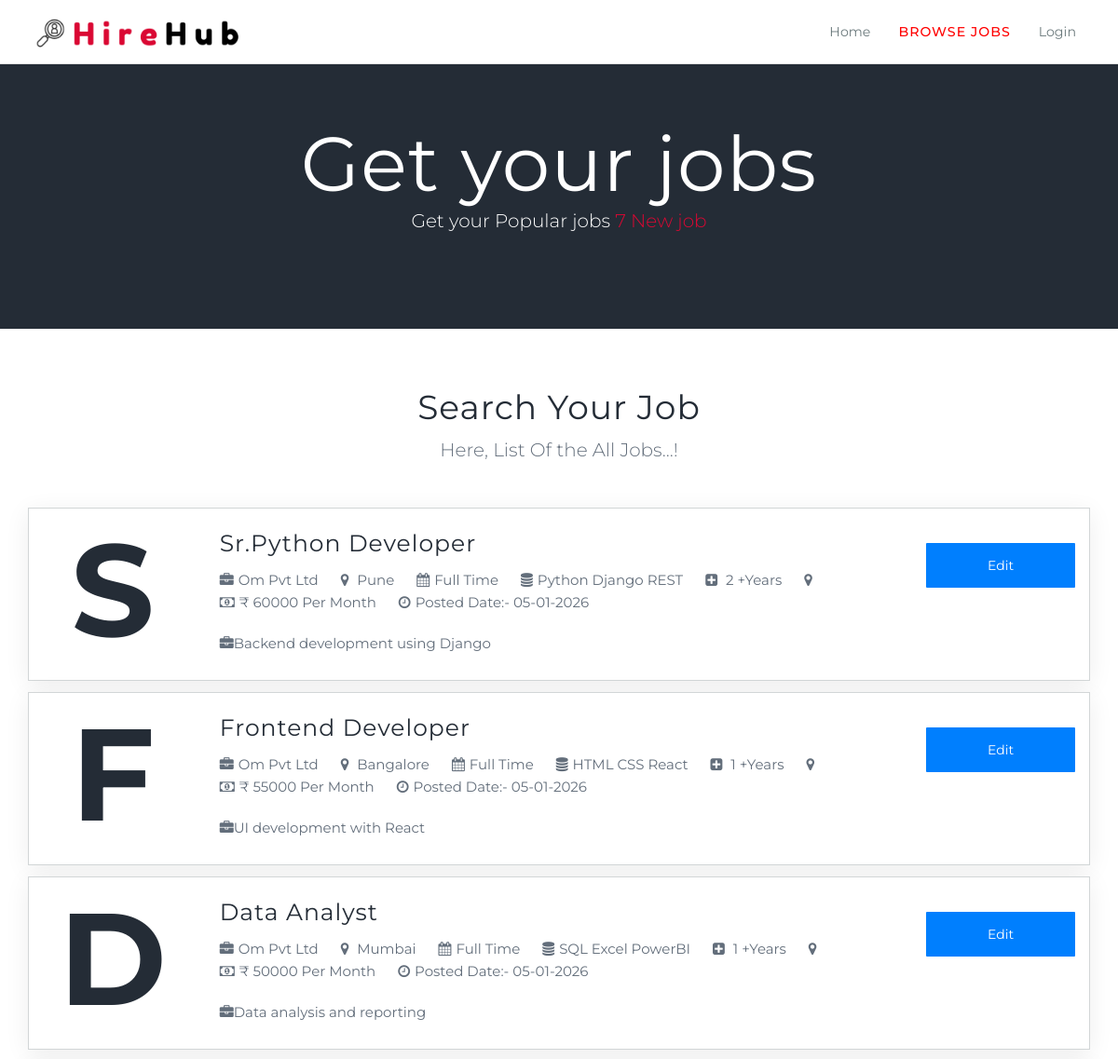
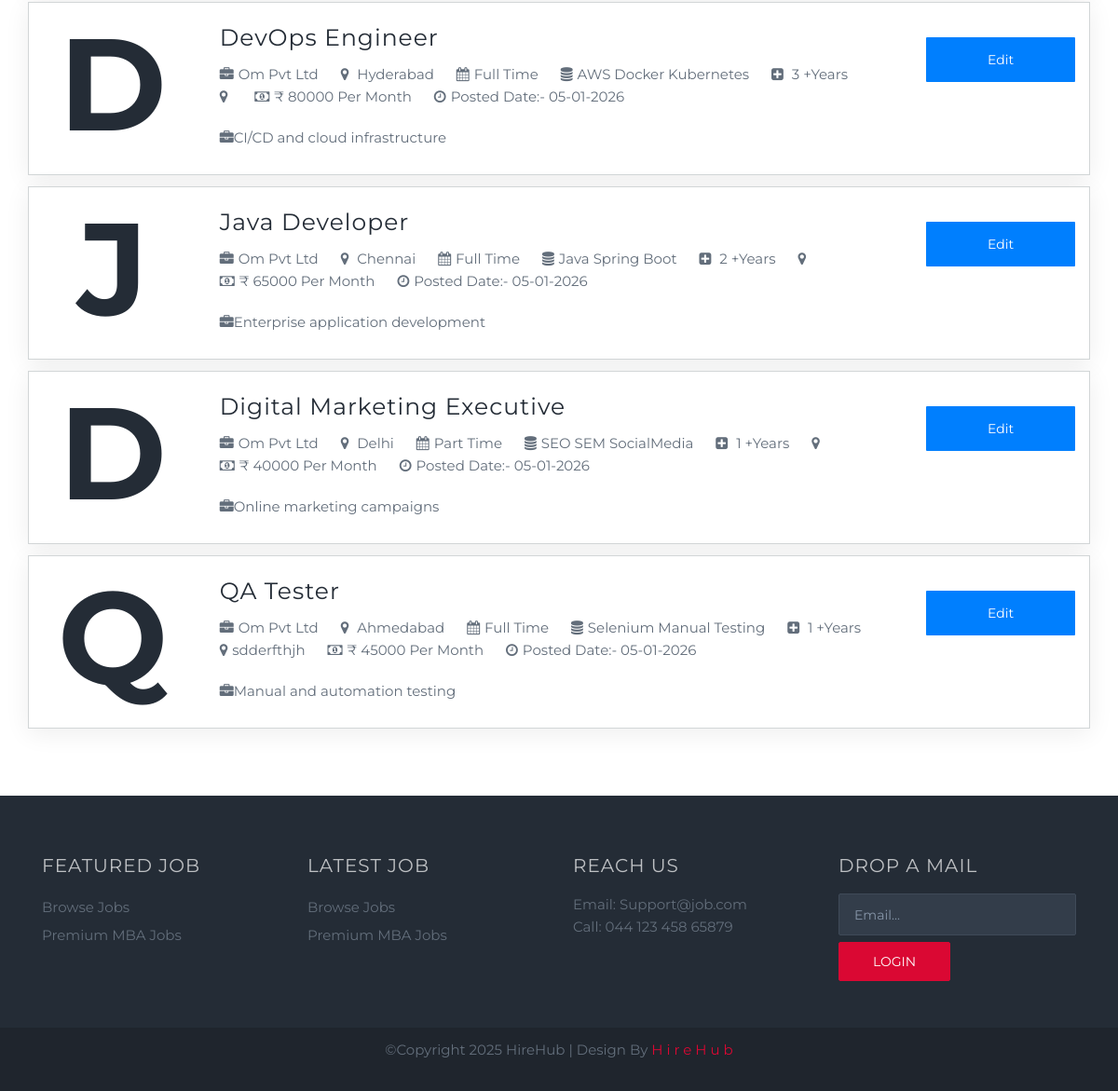
The app's page /show_job with its own data (2 pictures, top to bottom).
### hirehubapp/models.py (models this page shows, shortened)
class PostJob(models.Model):
    job_id = models.CharField(max_length=20,null=False)
    company_name = models.CharField(max_length=100, null=False)
    title = models.CharField(max_length=255)
    city = models.CharField(max_length=100)
    description = models.TextField(max_length=100)
    salary = models.IntegerField(null=False)
    jobtype = models.CharField(max_length=20)
    posted_at = models.DateTimeField(default=timezone.now)
    skills = models.CharField(max_length=100)
    experience = models.IntegerField(default=0)
    category = models.CharField(max_length=100)

### hirehubapp/views.py (the view)
# urls.py: path("show_job", views.show_job, name="show_job"),
def show_job(request):
    jobs = PostJob.objects.all()
    apply_jobs = Apply_Job.objects.all()
    total_jobs = jobs.count()
    applied_job_ids = []
    if 'email' in request.session:
        applied_job_ids = Apply_Job.objects.filter(email=request.session['email']).values_list('job_id', flat=True)
    return render(request, "show_job.html",{'jobs':jobs, 'applied_job_ids': applied_job_ids,'total_jobs': total_jobs,'apply_jobs':apply_jobs})

### hirehubapp/templates/show_job.html (shortened to what this page needs)
{% extends 'base.html' %}
{% block content %}
<section class="inner-banner" style="backend:#242c36 url(/static/img/download.jpg)no-repeat;">
	<div class="container">
		<div class="caption">
			<h2>Get your jobs</h2>
			<p>Get your Popular jobs <span>{{ total_jobs }} New job</span></p>
		</div>
	</div>
</section>
<section class="jobs">
	<div class="container">
		<div class="row heading">
			<h2>Search Your Job</h2>
			<p>Here, List Of the All Jobs...!</p>
		</div>
		<div class="companies">
			{% for jobs in jobs %}
			<div class="company-list">
				<div class="row">
					<div class="col-md-2 col-sm-2">
						<div class="company-logo"
							style="width: 150px; height: 150px; color: #242c36; font-weight: bold; text-align: center; line-height: 130px; border-radius: 50%; display: inline-block; font-size: 140px; margin-top: 10px;">
							{{ jobs.title|slice:":1"|upper }}
						</div>
					</div>
					<div class="col-md-8 col-sm-8">
						<div class="company-content">
							<h3>{{ jobs.title }}</h3>
							<p><span class="company-name"><i class="fa fa-briefcase"></i>{{ jobs.company_name }}</span>
								<span class="company-location"><i class="fa fa-map-marker"></i> {{ jobs.city }}</span>
								<span class="company-name"><i class="fa fa-calendar"></i>{{ jobs.jobtype }}</span>
								<span class="company-name"><i class="fa fa-database"></i>{{ jobs.skills }}</span>
								<span class="company-location"><i class="fa fa-plus-square"></i> {{ jobs.experience}}
									+Years</span>
								<span class="company-name"><i class="fa fa-map-marker"></i>{{ jobs.category }}</span>
								<span class="package"><i class="fa fa-money"></i>₹ {{ jobs.salary }} Per Month</span>
								<span class="package"><i class="fa fa-clock-o"></i>Posted Date:- {{ jobs.posted_at|date:"d-m-Y" }}</span>
							</p>
							<span class="company-name"><i class="fa fa-briefcase"></i>{{ jobs.description }}</span>
						</div>
					</div>
					<div class="col-md-2 col-sm-2">
						{% if jobs.job_id in applied_job_ids %}
							{% for apply_jobs in apply_jobs %}
								{% if apply_jobs.job_id == jobs.job_id %}
									<span class="service-tag">{{ apply_jobs.status }}</span>
								{% endif %}
							{% endfor %}
						{% else %}
							<a class="btn view-job" href="{% url 'apply_job' jobs.pk %}">Edit</a>
						{% endif %}
					</div>
				</div>
			</div>
			{% endfor %}
		</div>
	</div>
</section>
{% endblock %}

### hirehubapp/static/css/common.css (style rules this page uses)
html,body { width:100%; height: auto; margin:0; padding:0; overflow-x: hidden; }
body { font-family: 'Open Sans', sans-serif; position: relative; font-size:14px; line-height:24px; color:#6f6f6f; }
a { color: #6f6f6f; }
a, a:active, a:focus, a:hover { outline:none; -webkit-transition: all 0.3s ease-in-out; -moz-transition: all 0.3s ease-in-out; -o-transition: all 0.3s ease-in-out; -ms-transition: all 0.3s ease-in-out; transition: all 0.3s ease-in-out; }
h1, h2, h3, h4, h5, h6 { color:#3f3f3f; margin:0 0 15px 0; letter-spacing: 1px; font-weight: bold; }
h2 { font-size:36px; line-height:48px; }
h3 { font-size:30px; line-height:36px; }
p { margin-bottom:20px; }

### hirehubapp/static/css/main.css (style rules this page uses)
body { background:#ffffff; font-family: 'Montserrat', sans-serif; font-size:15px; color:#636e7b; }
section { padding:70px 0px 60px 0px; }
h1, h2, h3, h4, h5, h6 { color:#242c36; margin: 0 0 15px 0; letter-spacing: 1px; font-weight: bold; }
.jobs .row { margin:0; }
.heading { text-align:center; margin-bottom:30px; }
.heading h2 { font-weight:400; margin-bottom:10px; }
.heading p { font-weight:300; font-size:17px; }
.companies { margin-top:30px; }
.company-logo { display: table; width: 100%; }
.company-content h3 { font-size:25px; font-weight:400; margin-bottom:10px; margin-top:7px; }
.company-content p span { font-size:15px; margin-right:20px; margin-bottom:10px; }
.company-content p span i { font-size:15px; margin-right:5px; }
.company-list { background: #ffffff; margin: 12px 0; padding: 12px 0 12px 0; border:1px solid #f4f5f7; -webkit-box-shadow:0px 0px 10px 0px rgba(107,121,124,0.2); box-shadow:0px 0px 10px 0px rgba(107,121,124,0.2); }
.jobs { padding:60px 0; }
.heading p { font-weight:300; font-size:20px; }
.company-content p span { font-size:15px; margin-right:20px; margin-bottom:10px; white-space: nowrap; word-break: break-word; }
.company-list { background: #ffffff; margin: 12px 0; padding: 12px 0 12px 0; border:1px solid rgba(107,121,124,0.3); -webkit-box-shadow: 0 5px 25px 0 rgba(0,0,0,.07); box-shadow: 0 5px 25px 0 rgba(0,0,0,.07); }
.btn.view-job { border:none; background:#007ffe; border-radius:1px; padding:1em 2em; display:block; margin-top:25px; width:100%; color:#ffffff; }
.inner-banner { background-size:cover !important; background-position:center !important; padding:7% 0; position:relative; text-align:center; color:#ffffff; margin:0; }
.inner-banner .caption { position:relative; }
.inner-banner h2 { color:#ffffff; font-weight:400; display: block; margin-bottom: 25px; }
.inner-banner p { color:#ffffff; font-weight:300; display: block; font-size:20px; margin-top:15px; }
.inner-banner p span { color:#da0833; }
.inner-banner:before { content:""; display:block; top:0; bottom:0; left:0; right:0; position:absolute; background:#242c36; }
@media only screen and (min-width: 768px) { .inner-banner h2 { font-size:82px; } }

### records on screen
PostJob: title "S", title "Sr.Python Developer", company_name "Om Pvt Ltd", city "Pune", jobtype "Full Time", skills "Python Django REST", experience "2", salary "60000", posted_at "05-01-2026", description "Backend development using Django", job_id "Edit"
PostJob: title "F", title "Frontend Developer", company_name "Om Pvt Ltd", city "Bangalore", jobtype "Full Time", skills "HTML CSS React", experience "1", salary "55000", posted_at "05-01-2026", description "UI development with React", job_id "Edit"
PostJob: title "D", title "Data Analyst", company_name "Om Pvt Ltd", city "Mumbai", jobtype "Full Time", skills "SQL Excel PowerBI", experience "1", salary "50000", posted_at "05-01-2026", description "Data analysis and reporting", job_id "Edit"
PostJob: title "D", title "DevOps Engineer", company_name "Om Pvt Ltd", city "Hyderabad", jobtype "Full Time", skills "AWS Docker Kubernetes", experience "3", salary "80000", posted_at "05-01-2026", description "CI/CD and cloud infrastructure", job_id "Edit"
PostJob: title "J", title "Java Developer", company_name "Om Pvt Ltd", city "Chennai", jobtype "Full Time", skills "Java Spring Boot", experience "2", salary "65000", posted_at "05-01-2026", description "Enterprise application development", job_id "Edit"
PostJob: title "D", title "Digital Marketing Executive", company_name "Om Pvt Ltd", city "Delhi", jobtype "Part Time", skills "SEO SEM SocialMedia", experience "1", salary "40000", posted_at "05-01-2026", description "Online marketing campaigns", job_id "Edit"
PostJob: title "Q", title "QA Tester", company_name "Om Pvt Ltd", city "Ahmedabad", jobtype "Full Time", skills "Selenium Manual Testing", experience "1", category "sdderfthjh", salary "45000", posted_at "05-01-2026", description "Manual and automation testing", job_id "Edit"

### other values on screen
{{ total_jobs }} "7"
